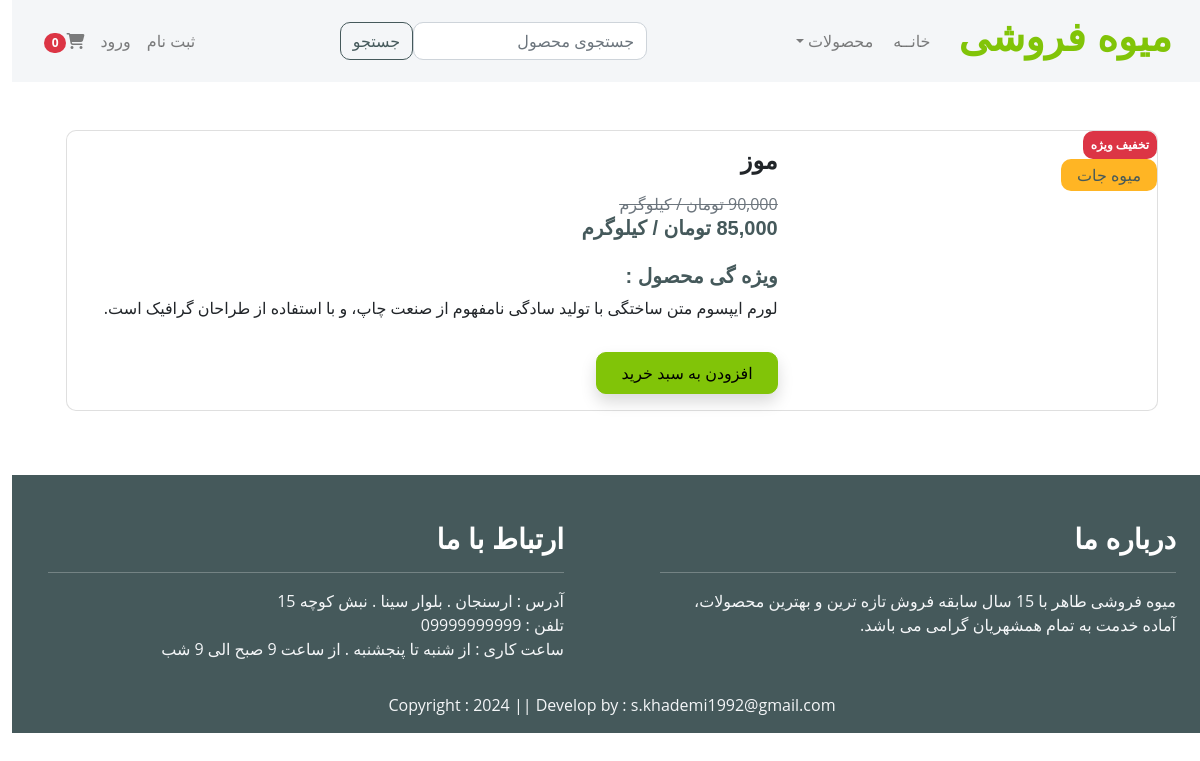
/product_detail/1, run on an earlier commit of the app's database.
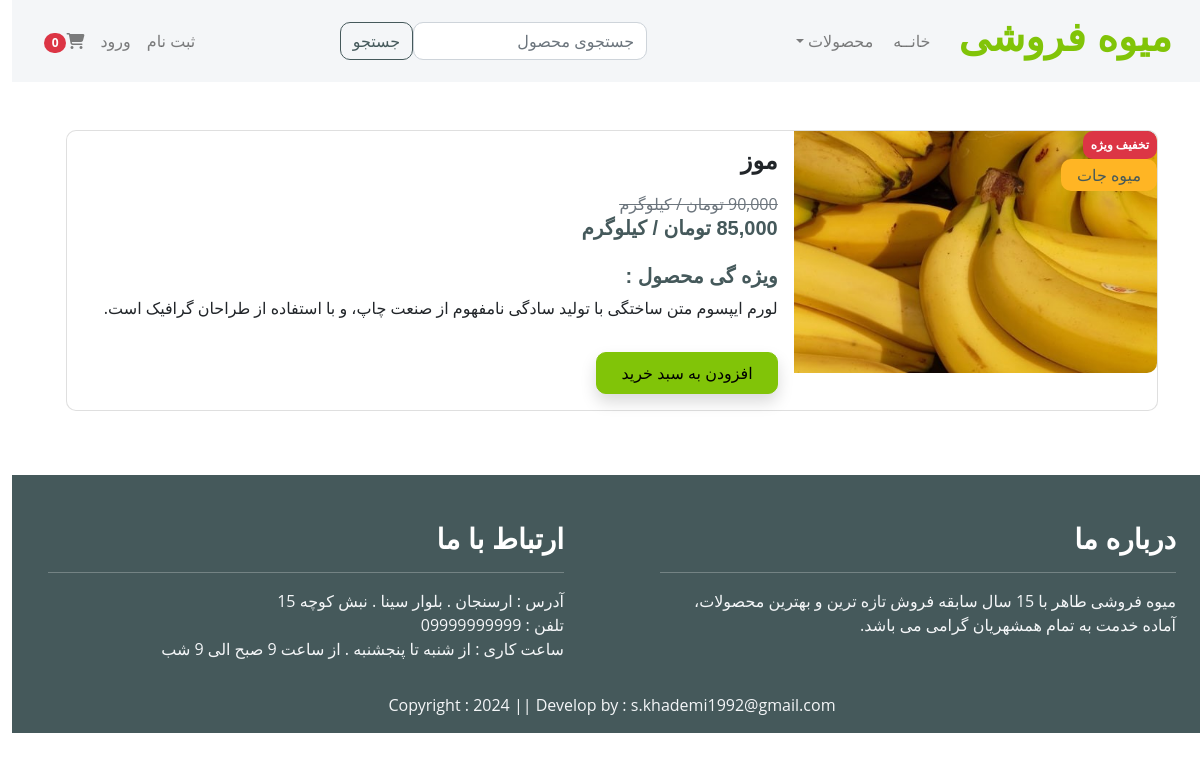
And on a later commit of the database.
### store/models.py (models this page shows, shortened)
class Product(models.Model):
    name = models.CharField(max_length=100)
    price = models.DecimalField(default=0, decimal_places=0, max_digits=12)
    category = models.ForeignKey(Category, on_delete=models.CASCADE, default=1)
    description = models.CharField(max_length=250, default='', blank=True, null=True)
    image = models.ImageField(upload_to='uploads/product/')
    is_sale = models.BooleanField(default=False)
    sale_price = models.DecimalField(default=0, decimal_places=0, max_digits=12)

class Category(models.Model):
    name = models.CharField(max_length=50)
    def __str__(self):
        return self.name
    class Meta:
        verbose_name_plural = "Categories"

### store/views.py (the view)
# urls.py: path('product_detail/<int:pk>', views.product_detail, name='product_detail'),
def product_detail(request, pk):
    product = Product.objects.get(id=pk)
    return render(request, 'product_detail.html', locals())

### cart/cart.py (called while the page is built)
    def __len__(self):
        return len(self.cart)

### cart/context_processors.py (called while the page is built)
def cart(request):
    return {'cart': Cart(request)}

### store/templates/product_detail.html (shortened to what this page needs)
{% extends 'base.html' %}
{% load static %}
{% load humanize %}
{% block main-content %}
<div class="container py-5">
    <div class="card mb-3">
        <div class="row g-0">
            {% if product.is_sale %}
            <div class="col-md-4">
                <div class="position-absolute">
                    <div class="badge bg-danger text-white p-2">تخفیف ویژه</div>
                    <div class="text-dark bg-secondary px-3 py-1 rounded">{{ product.category }}</div>
                </div>
                <img src="{{ product.image.url }}" class="img-fluid rounded-end w-100" alt="">
            </div>
            <div class="col-md-8">
                <div class="card-body">
                    <h4 class="card-title pb-2">{{ product.name }}</h4>
                    <small class="text-decoration-line-through text-muted fs-6"><del>{{ product.price | intcomma }} تومان / کیلوگرم</del></small>
                    <h5>{{ product.sale_price | intcomma }} تومان / کیلوگرم</h5>
                    <h5 class="fw-bold pt-3">ویژه گی محصول :</h5>
                    <p class="pb-3">{{ product.description }}</p>
                    <button type="button" value="{{ product.id }}" id="add-cart" class="btn btn-primary shadow px-4 py-2 ms-3">افزودن به سبد خرید</button>
                </div>
            </div>
            {% endif %}
        </div>
    </div>
</div>
{% endblock main-content %}

What changed in the data, as far as the page shows it:
changed Product "موز": image: picture added
